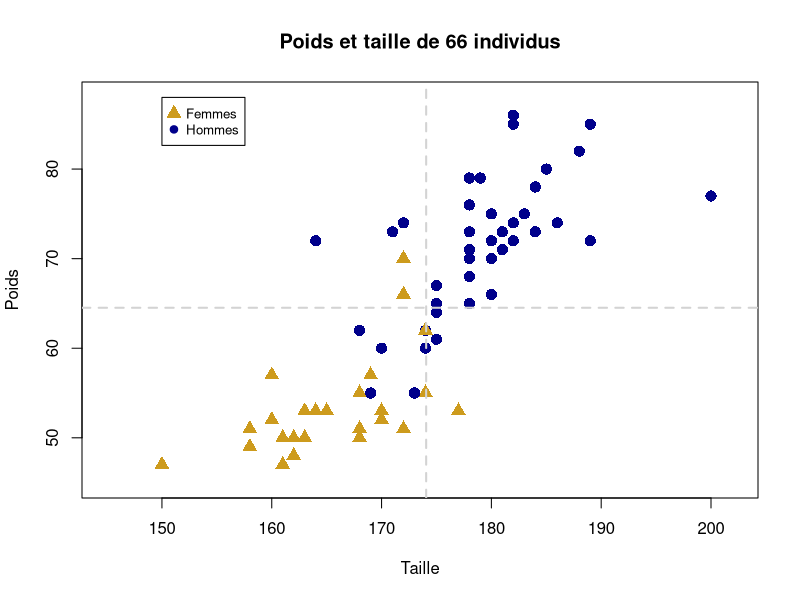
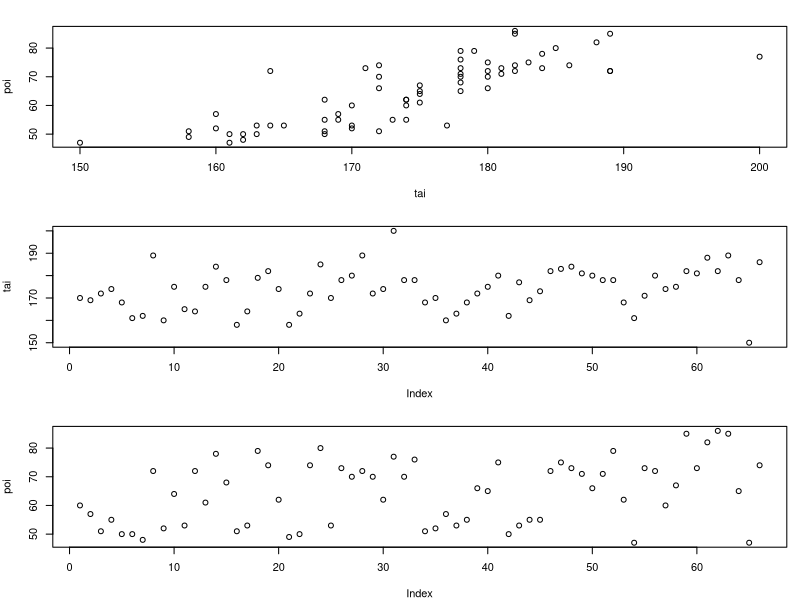
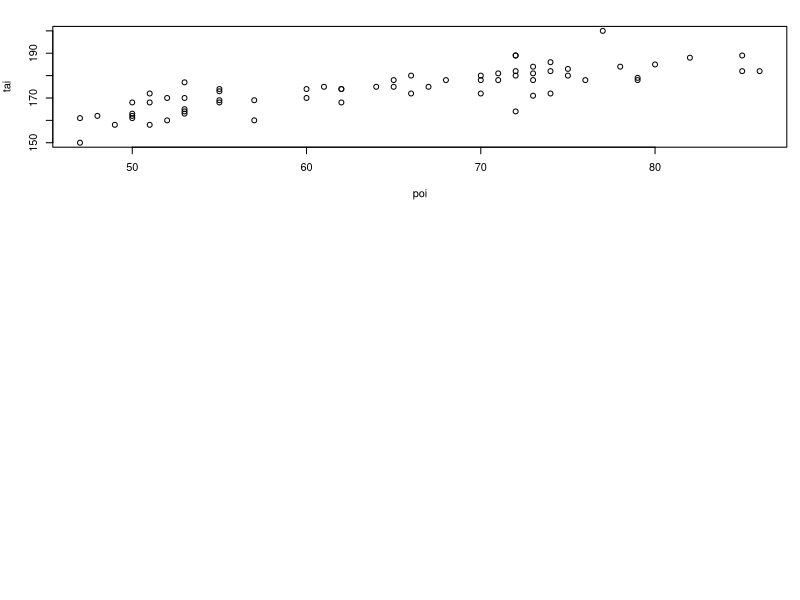
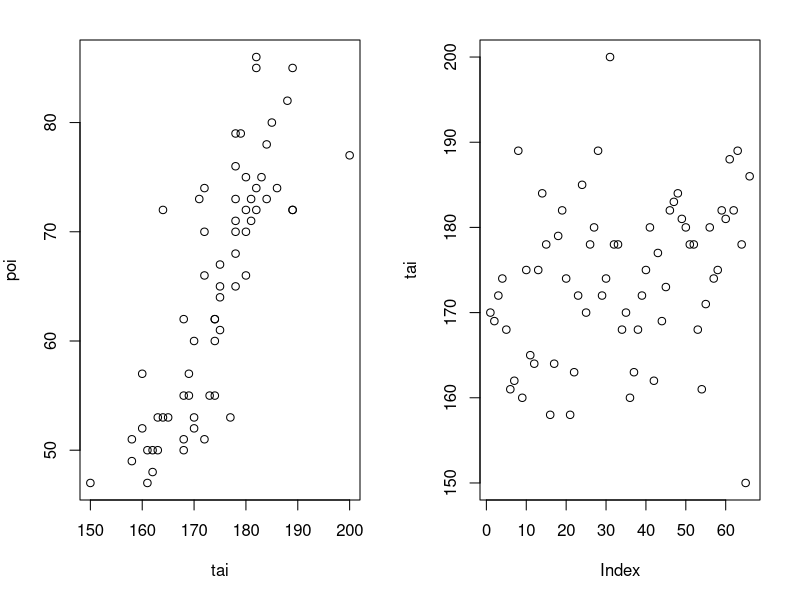

Source code (R) for these figures, in order:
## Date : 10.05.2020
## Pauline M. Perrin
## Script TDR6


######## EXERCICE OPTIONNEL : utilisez le package rstudioapi pour afficher le poly dans le Viewer


######## EXERCICE  : importez DesIris.txt, testez les scripts et commentez

# Import
iris1 <- read.table("DesIris.txt", header=TRUE, dec=".", sep=" ")  

# S?lection dans une table 
iris1[ ,1]   # s?lection d'une colonne par son num?ro avec [,n]
iris1[1, ]   # s?lection d'une ligne par son num?ro avec [n,]
iris1[1,2]  # s?lection d'une case avec [nlig,ncol]


iris1$SepalLength    # sélectionner la variable par son nom

iris1[c(1,5,10), ] # sélectionner lignes 1, 5 et 10 
iris1[-(5:30), ] #afficher les lignes inférieures à 5 et supérieures à 30 déselctionner de 5 et 30
iris1[ ,1:4] # afficher les 4 premières colonnes
iris1[c(1,5,10) , 1:4] # sélectionner les lignes 1,5 et 10 en affichant les colonnes de 1 à 4 
iris1[iris1$Species=="virginica" , ] # sélection conditionnelle - sélectionner lignes ou la réponse dans la colonne species est virginica
iris1[iris1$SepalLength > 7 , ] # sélectionner lignes dont valeurs SepaLength est 7
iris1[iris1$SepalLength < 6  &  iris1$Species=="virginica", ] # sélectioner lignes dont SepaLength est inférieur à 6 et species est virginica

# S?lection dans un vecteur
iris1$SepalLength[iris1$Species=="virginica"] # donner les valeurs de SepalLength pour les lignes dont species est virginica
iris1[iris1$Species=="virginica", ]$SepalLength # donner que les virginica et ne garder que les espèces

# Calculs sur des sous-ensembles
apply(iris1[,1:4], MARGIN=2, mean) # moyenne des  colonnes de 1 à 4
tapply(iris1$SepalLength, iris1$Species, mean) # moyenne pour la colonne SepalLength et pour le sous-groupe de species




######## EXERCICE  : cr?ation du vecteur slv pour "sepal length  virginica" et statistiques

# cr?er slv
slv <- iris1$SepalLength[iris1$Species=="virginica"]

# testez et commentez
mean(slv)
var(slv)
sqrt(var(slv))
sd(slv)
min(slv)
max(slv)
range(slv)
sort(slv)
rev(slv)
sum(slv)
cumsum(slv)
median(slv)
quantile(slv,0.25)
quantile(slv)
length(slv)


######## EXERCICE  : cr?ation de variables

# le nom des lignes
n <- nrow(iris1)           # nrow() : nombre de lignes
noms <- paste("iris", 1:n) # paste() : coller
head(noms)

# le rapport de forme
rapport <- iris1$PetalLength/iris1$PetalWidth  
head(rapport)

# v?rification des longueurs 
length(noms); length(rapport); nrow(iris1)

# ajout
names(iris1)
iris1$noms <- noms
names(iris1)

iris2 <- data.frame(iris1, rapport)
names(iris2)

autre <- 1:3
iris1$num <- autre
iris1$num

# Quelle est l'esp?ce pour laquelle les p?tales ont la forme la plus ?troite 



######## EXERCICE  : t3var

t3var <- read.table("t3var.txt",header=TRUE,sep="\t")
t3var$sexe<-factor(t3var$sexe)

tai<-t3var$tai
poi<-t3var$poi
sexe<-t3var$sexe

t3var[t3var$sexe=="h" & t3var$poi>80 , c(3,2)]
t3var[c(21,2,34,11) , c(3,2)]
t3var[c(21,2,30:40,11) , c(3,2)]

t3var[c(1,10,20),]

colo <- c("goldenrod3", "darkblue")[as.numeric(t3var$sexe)] 

pttype <- c(17, 16)[as.numeric(t3var$sexe)]             
# des formes de points suivant le sexe
pttype[1:10]

titre <- paste("Poids et taille de", nrow(t3var), "individus")  
# un titre
titre

plot(poi~tai,                             # les variables
     main = titre,                        # le titre
     xlab = "Taille", ylab = "Poids",     # les noms des axes
     col = colo, pch = pttype, cex = 1.5, # la couleur, le type et la taille des points
     xlim=c(145,202), ylim=c(45,88))       # limites des axes x et y

legend(150, 88, c("Femmes", "Hommes"), pch = c(17, 20), 
       col = c("goldenrod3", "darkblue"), pt.cex=1.5, cex=0.8)

mt <- mean(tai)
mp <- mean(poi)
abline(v=mt, lty=2, lwd=2, col="lightgrey")
abline(h=mp, lty=2, lwd=2, col="lightgrey")


par(mfrow=c(3, 1),mar=c(4, 4, 2, 1)) # avec c(bas, gauche, haut, droite)

plot(tai, poi)
plot(tai)
plot(poi)
plot(poi, tai)

par(mfrow=c(1, 2),mar=c(5, 4, 2, 2)) # avec c(bas, gauche, haut, droite)

plot(tai, poi)
plot(tai)

#Exercice  t3var

# Importer les données dans un objet t3var.
t3var <- read.table("t3var.txt",header=TRUE,sep="\t")

#Identifier les noms des variables de ce jeu de données.
names(t3var)

# Définir le contexte statistique (combien d’individus, de variables, types des variables)
dim(t3var) #nb de lignes et nb de colonnes 

str(t3var) # Nb lignes et colonnes et identification objets à l'intérieur

#Sélectionner les individus 1, 10 et 20.
t3var[c(1,10,20), ]

#Sélectionner les femmes de plus de 170 cm. Combien sont-elles ?
femme170 <- t3var[t3var$sexe=="f"& t3var$tai > 170 , ]
femme170

#Pour les individus 10 à 20, donner toutes les variables sauf la première.
t3var[10:20,-1]

#Sélectionner les femmes de taille supérieure à la taille moyenne des femmes, donner l’effectif de ce sous-groupe.
moyennetaillefemme <- mean(t3var$tai[t3var$sexe=="f"],)
taillesup <- t3var[t3var$tai[t3var$sexe=="f"]>moyennetaillefemme,]
taillesup

#Donner lamoyenne des poids pour tous, puis par sexe.
mean(poi)
mean(poi[sexe=="f"])
mean(poi[sexe=="h"])
tapply(poi, sexe, mean)

#Donner la variance des poids pour tous, puis par sexe (la variance estimée ou de l’échantillon).
var(poi)
tapply(poi, sexe, var)

#Écrire une fonction qui calcule l’indice de masse corporelle (IMC=masse/taille2 taille en m).
#Appliquer cette fonction à l’ensemble du jeu de donnée pour créer une nouvelle variable.
Fonctionimc <- function(masse,taille) masse/(taille^2)
IMC  <- Fonctionimc(masse=poi, taille=tai/100) 
t3var$IMC <- IMC
t3var

#Utiliser dlpyer
